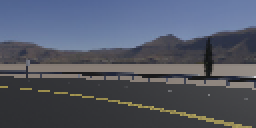
#> input picture validation_artifacts/01_raw_camera.png, 128 x 64 px (shown 2 times larger)
$ jupyter execute --allow-errors Actividad_2_1_Validacion_Pipeline.ipynb
#> lines starting #> are read from the running program, lines starting #| are printed output that depends on the picture; after the words box and inside, x2 and y2 are one past the last pixel; in counts of white or black regions, pixels touching at a corner belong together
# Actividad 2.1 – Validación del pipeline de detección de carriles

Este notebook valida con evidencia objetiva los seis pasos requeridos por la actividad:

| # | Requisito |
|---|---|
| 1 | Colocación del vehículo autónomo **sobre la línea amarilla central** de las carreteras del mundo |
| 2 | Obtención de la imagen a partir de la **cámara a bordo** |
| 3 | Conversión a **escala de grises** |
| 4 | Detección de bordes con el algoritmo de **Canny** |
| 5 | Definición y aplicación de una **región de interés** con `fillPoly` |
| 6 | Detección de líneas rectas con la **transformada de Hough** (`HoughLinesP`) |

La evidencia proviene de:
- **`city_2023b.wbt`**: mundo de Webots donde vive el vehículo (posición geométrica verificable).
- **`validation_artifacts/`**: imágenes exportadas por `symple_controller_act_2_1.py` durante una corrida real del simulador.
- **Cómputo en este notebook**: el pipeline completo se re-ejecuta célula a célula sobre la imagen capturada, de modo que cada etapa es inspeccionable de forma independiente.

---
## Celda 1 – Importaciones y rutas

[cell 1]
import re
import math
from pathlib import Path
import cv2
import numpy as np
import matplotlib.pyplot as plt
import matplotlib.patches as mpatches

# Rutas del proyecto
repo          = Path.cwd()
artifacts_dir = repo / 'validation_artifacts'
world_path    = repo / 'city_2023b.wbt'
raw_path      = artifacts_dir / '01_raw_camera.png'
metadata_path = artifacts_dir / 'artifact_metadata.md'
validation_md = repo / 'Actividad_2_1_Validacion_Latest.md'

print('Repositorio :', repo)
print('Mundo Webots:', world_path)
print('Artefactos  :', artifacts_dir)
print('Imagen cruda:', raw_path)
#> (the rest of this cell did not finish here and is left out)

---
## Celda 2 – Punto 1: Colocación del vehículo sobre la línea amarilla central

Se lee el mundo `city_2023b.wbt` y se verifica:
- Que existe un nodo `BmwX5` con `controller "<extern>"` (modo controlador externo activo).
- Que la posición declarada se encuentra **sobre la línea amarilla central** de la carretera `road(0)` (segmento curvo).

**Geometría del segmento curvo `road(0)`**
Tipo: `CurvedRoadSegment`, centro del círculo: `(-64.5, 4.5)`, radio de línea central: `40.5 m`, ancho: `21.5 m`.
La línea amarilla corre exactamente sobre la circunferencia de radio `40.5 m` centrada en ese punto.

#> (a cell that did not finish here is left out)

---
## Celda 3 – Punto 2: Obtención de la imagen desde la cámara a bordo

El archivo `validation_artifacts/01_raw_camera.png` fue exportado por el controlador en el **frame 0** de la corrida en Webots (`export_pipeline_artifacts`).
Se confirma que la imagen fue generada por la cámara (`camera`) del vehículo.

[cell 3]
# Carga la imagen capturada por la cámara a bordo
raw_bgr = cv2.imread(str(raw_path), cv2.IMREAD_COLOR)
#> raw_bgr is the input picture: shape (64, 128, 3); mean B, G, R 101.7, 88.2, 83.1
assert raw_bgr is not None, 'No se pudo leer la imagen cruda'

raw_rgb = cv2.cvtColor(raw_bgr, cv2.COLOR_BGR2RGB)
height, width = raw_bgr.shape[:2]
#> height = 64; width = 128
setpoint = width / 2.0   # centro horizontal = setpoint del PID
#> setpoint = 64

# Lee el metadato exportado por el controlador
if metadata_path.exists():
    print(metadata_path.read_text(encoding='utf-8'))
else:
    print(f'Resolución: {width}x{height}  |  Setpoint PID: {setpoint:.0f} px')
#| Resolución: 128x64  |  Setpoint PID: 64 px

print(f'Tipo de dato  : {raw_bgr.dtype}')
#| Tipo de dato  : uint8
print(f'Resolución    : {width} x {height} px')
#| Resolución    : 128 x 64 px
print(f'Setpoint PID  : {setpoint:.0f} px (centro horizontal)')
#| Setpoint PID  : 64 px (centro horizontal)

fig, ax = plt.subplots(figsize=(8, 4))
ax.imshow(raw_rgb)
ax.axvline(setpoint, color='cyan', linewidth=1.5, linestyle='--', label=f'Setpoint = {setpoint:.0f} px')
ax.set_title('Punto 2 – Imagen capturada por la cámara a bordo (frame 0)')
ax.legend(loc='lower right')
ax.axis('off')
plt.tight_layout()
plt.show()
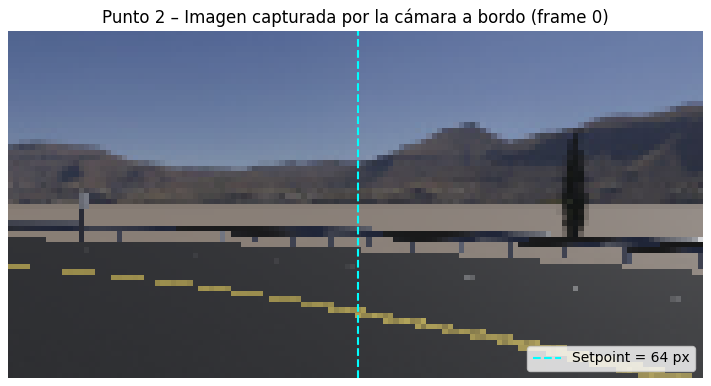
#> figure drawn by matplotlib, 1 panel

---
## Celda 4 – Parámetros del pipeline (iguales al controlador)

Se replican exactamente los mismos parámetros de `symple_controller_act_2_1.py` para garantizar que el notebook reproduce fielmente el comportamiento del controlador.

[cell 4]
# Parámetros Canny (idénticos al controlador)
CANNY_LOW   = 50
CANNY_HIGH  = 150

# Parámetros HoughLinesP (idénticos al controlador)
HOUGH_RHO          = 1
HOUGH_THETA        = np.pi / 180.0
HOUGH_THRESHOLD    = 12
HOUGH_MIN_LENGTH   = 12
HOUGH_MAX_GAP      = 18

# Filtro de líneas horizontales
MIN_ABS_SLOPE = 0.12
MIN_DELTA_Y   = 3

print('Parámetros del pipeline (copiados del controlador):')
print(f'  Canny        : low={CANNY_LOW}, high={CANNY_HIGH}')
print(f'  HoughLinesP  : rho={HOUGH_RHO}, theta=π/180, threshold={HOUGH_THRESHOLD},'
      f' minLen={HOUGH_MIN_LENGTH}, maxGap={HOUGH_MAX_GAP}')
print(f'  Filtro pendiente: abs(slope) >= {MIN_ABS_SLOPE}, abs(dy) >= {MIN_DELTA_Y}')

---
## Celda 5 – Punto 3: Conversión a escala de grises

[cell 5]
# Paso 1: conversión a escala de grises
gray = cv2.cvtColor(raw_bgr, cv2.COLOR_BGR2GRAY)
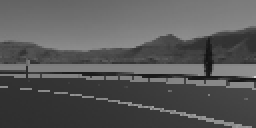
#> gray: shape (64, 128) (shown 2 times larger); min 18, max 215, mean 88.2

assert gray.ndim == 2, 'La imagen en gris debe tener 2 dimensiones'
assert gray.shape == (height, width)

fig, axes = plt.subplots(1, 2, figsize=(12, 3.5))
axes[0].imshow(raw_rgb)
axes[0].set_title('Original (BGR→RGB)')
axes[1].imshow(gray, cmap='gray')
axes[1].set_title('Punto 3 – Escala de grises (cv2.COLOR_BGR2GRAY)')
for ax in axes:
    ax.axis('off')
plt.suptitle('Conversión a escala de grises', fontsize=12)
plt.tight_layout()
plt.show()
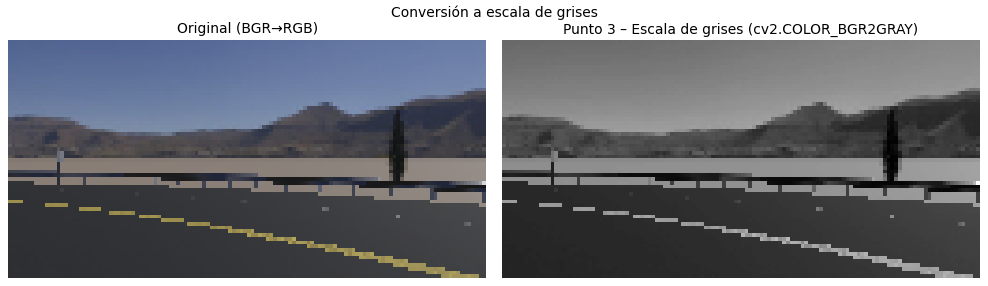
#> figure drawn by matplotlib, 2 panels

print(f'Shape original  : {raw_bgr.shape}  (3 canales BGR)')
#| Shape original  : (64, 128, 3)  (3 canales BGR)
print(f'Shape en gris   : {gray.shape}  (1 canal)')
#| Shape en gris   : (64, 128)  (1 canal)
print(f'Rango de valores: [{gray.min()}, {gray.max()}]')
#| Rango de valores: [18, 215]

---
## Celda 6 – Punto 4: Detección de bordes con Canny

[cell 6]
# Paso 2: detección de bordes con Canny
edges = cv2.Canny(gray, CANNY_LOW, CANNY_HIGH)
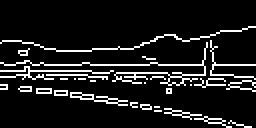
#> edges: shape (64, 128) (shown 2 times larger); 10.7% white in thin lines or dots, all inside (x1, y1, x2, y2) = (0, 13, 128, 64)

edge_count = int(np.count_nonzero(edges))
#> edge_count = 877
assert edge_count > 0, 'Canny no detectó ningún borde'

fig, axes = plt.subplots(1, 2, figsize=(12, 3.5))
axes[0].imshow(gray, cmap='gray')
axes[0].set_title('Escala de grises (entrada Canny)')
axes[1].imshow(edges, cmap='gray')
axes[1].set_title(f'Punto 4 – Bordes Canny (umbral: {CANNY_LOW}/{CANNY_HIGH})')
for ax in axes:
    ax.axis('off')
plt.suptitle(f'cv2.Canny  |  Píxeles borde detectados: {edge_count}', fontsize=12)
plt.tight_layout()
plt.show()

print(f'Píxeles activos (bordes): {edge_count}')
#| Píxeles activos (bordes): 877

---
## Celda 7 – Punto 5: Región de interés con `fillPoly`

El trapecio se diseña para incluir la mitad inferior de la imagen (donde se encuentra la señal de carretera útil) y excluir el horizonte y elementos superpuestos que generan ruido en Canny y Hough.

[cell 7]
# Paso 3: definición del polígono ROI trapezoidal
roi_polygon = np.array([
    [
        (int(0.18 * width), int(1.00 * height)),  # esquina inferior izquierda
        (int(0.40 * width), int(0.58 * height)),  # vértice superior izquierdo
        (int(0.60 * width), int(0.58 * height)),  # vértice superior derecho
        (int(0.82 * width), int(1.00 * height)),  # esquina inferior derecha
    ]
], dtype=np.int32)

# Paso 4: creación de la máscara con fillPoly
roi_mask = np.zeros_like(edges)
cv2.fillPoly(roi_mask, roi_polygon, 255)
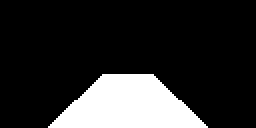
#> roi_mask: shape (64, 128) (shown 2 times larger); 17.5% white; 1 white region, box (x1, y1, x2, y2) and area: (24, 37, 104, 64) 1432

# Paso 5: aplicación de la máscara
roi_applied = cv2.bitwise_and(edges, roi_mask)
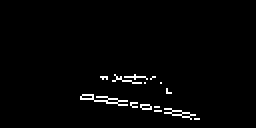
#> roi_applied: shape (64, 128) (shown 2 times larger); 1.9% white in thin lines or dots, all inside (x1, y1, x2, y2) = (40, 37, 100, 60)

roi_pixels = int(np.count_nonzero(roi_mask))
#> roi_pixels = 1432
active_in_roi = int(np.count_nonzero(roi_applied))
#> active_in_roi = 157
assert roi_pixels > 0, 'fillPoly generó una máscara vacía'

# Visualización del polígono sobre la imagen original
overlay = raw_rgb.copy()
cv2.polylines(overlay, roi_polygon, isClosed=True, color=(255, 0, 255), thickness=2)
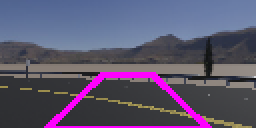
#> overlay: shape (64, 128, 3) (shown 2 times larger); mean R, G, B 92.1, 85.1, 110.7

fig, axes = plt.subplots(1, 3, figsize=(14, 3.5))
axes[0].imshow(overlay)
axes[0].set_title('Polígono ROI (magenta)')
axes[1].imshow(roi_mask, cmap='gray')
axes[1].set_title(f'Punto 5a – Máscara fillPoly ({roi_pixels} px activos)')
axes[2].imshow(roi_applied, cmap='gray')
axes[2].set_title(f'Punto 5b – Bordes tras ROI ({active_in_roi} px activos)')
for ax in axes:
    ax.axis('off')
pts = roi_polygon[0]
plt.suptitle(
    f'ROI: {pts[0]} → {pts[1]} → {pts[2]} → {pts[3]}',
    fontsize=10
)
plt.tight_layout()
plt.show()

print(f'Vértices ROI    : {roi_polygon[0].tolist()}')
#| Vértices ROI    : [[23, 64], [51, 37], [76, 37], [104, 64]]
print(f'Píxeles en máscara (fillPoly) : {roi_pixels}')
#| Píxeles en máscara (fillPoly) : 1432
print(f'Bordes dentro de la ROI       : {active_in_roi}')
#| Bordes dentro de la ROI       : 157

---
## Celda 8 – Punto 6: Detección de líneas con `HoughLinesP`

El error del controlador se obtiene como la **distancia mínima** entre el punto medio horizontal de cada línea útil y el setpoint (centro horizontal de la imagen).
Se excluyen líneas mayormente horizontales (`|Δy| < 3` o `|pendiente| < 0.12`) para no contaminar el PID con bordes de intersecciones o pasos peatonales.

[cell 8]
# Paso 6: detección con HoughLinesP
lines = cv2.HoughLinesP(
    roi_applied,
    rho=HOUGH_RHO,
    theta=HOUGH_THETA,
    threshold=HOUGH_THRESHOLD,
    minLineLength=HOUGH_MIN_LENGTH,
    maxLineGap=HOUGH_MAX_GAP,
)
#> lines = [[52, 48, 94, 56], [40, 49, 99, 59], [50, 38, 77, 38], [40, 48, 80, 55], [42, 47, 97, 57], [51, 39, 80, 41]]

hough_overlay = cv2.cvtColor(raw_bgr, cv2.COLOR_BGR2RGB).copy()
cv2.polylines(hough_overlay, roi_polygon, isClosed=True, color=(255, 0, 255), thickness=2)

detected_segments: list = []
usable_segments:   list = []
rejected_horiz = 0
candidate_errors: list = []

if lines is not None:
    for line in lines:
        x1, y1, x2, y2 = map(int, line[0])
        detected_segments.append((x1, y1, x2, y2))
        dx, dy = x2 - x1, y2 - y1
        slope = math.inf if dx == 0 else dy / float(dx)

        if abs(dy) < MIN_DELTA_Y or abs(slope) < MIN_ABS_SLOPE:
            rejected_horiz += 1
            cv2.line(hough_overlay, (x1, y1), (x2, y2), (255, 50, 50), 1)
            continue

        usable_segments.append((x1, y1, x2, y2))
        x_mid = (x1 + x2) / 2.0
        candidate_errors.append(x_mid - setpoint)
        cv2.line(hough_overlay, (x1, y1), (x2, y2), (50, 255, 50), 2)
        cv2.circle(hough_overlay, (int(x_mid), int((y1 + y2) / 2)), 4, (255, 255, 50), -1)
#> this loop made 6 passes
#> (x1, y1, x2, y2, dx, dy, slope, rejected_horiz) on passes 3, 6: (50, 38, 77, 38, 27, 0, 0, 1), (51, 39, 80, 41, 29, 2, 0.069, 2)
#> (x1, y1, x2, y2, dx, dy, slope, x_mid) on passes 1, 2, 4, 5: (52, 48, 94, 56, 42, 8, 0.19, 73), (40, 49, 99, 59, 59, 10, 0.169, 69.5), (40, 48, 80, 55, 40, 7, 0.175, 60), (42, 47, 97, 57, 55, 10, 0.182, 69.5)
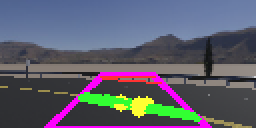
#> hough_overlay: shape (64, 128, 3) (shown 2 times larger); 5.15% of pixels changed, all inside (x1, y1, x2, y2) = (39, 38, 101, 61)
#> after the loop, candidate_errors = [9, 5.5, -4, 5.5]; detected_segments = [(52, 48, 94, 56), (40, 49, 99, 59), (50, 38, 77, 38), (40, 48, 80, 55), (42, 47, 97, 57), (51, 39, 80, 41)]; rejected_horiz = 2; usable_segments = [(52, 48, 94, 56), (40, 49, 99, 59), (40, 48, 80, 55), (42, 47, 97, 57)]

# Error mínimo respecto al setpoint
selected_error = min(candidate_errors, key=abs) if candidate_errors else None
#> selected_error = -4

# Dibuja setpoint y línea seleccionada
cv2.line(hough_overlay, (int(setpoint), height), (int(setpoint), int(height * 0.55)), (0, 200, 255), 2)
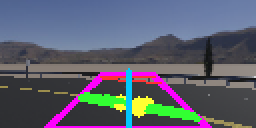
#> hough_overlay: shape (64, 128, 3) (shown 2 times larger); 1.07% of pixels changed, all inside (x1, y1, x2, y2) = (63, 34, 66, 64)

fig, ax = plt.subplots(figsize=(8, 4.5))
ax.imshow(hough_overlay)
ax.set_title(
    f'Punto 6 – HoughLinesP  |  '
    f'Total={len(detected_segments)}  Útiles={len(usable_segments)}  '
    f'Filtradas={rejected_horiz}  Error={selected_error:.2f} px' if selected_error is not None
    else f'Punto 6 – HoughLinesP  |  Total={len(detected_segments)}  Útiles={len(usable_segments)}'
)
# Leyenda
patches = [
    mpatches.Patch(color=(50/255,255/255,50/255), label='Línea útil (verde)'),
    mpatches.Patch(color=(255/255,50/255,50/255), label='Horizontal filtrada (rojo)'),
    mpatches.Patch(color=(0/255,200/255,255/255), label=f'Setpoint = {setpoint:.0f} px (cian)'),
]
ax.legend(handles=patches, loc='upper right', fontsize=8)
ax.axis('off')
plt.tight_layout()
plt.show()

print(f'Líneas detectadas por Hough  : {len(detected_segments)}')
#| Líneas detectadas por Hough  : 6
print(f'Líneas útiles (filtro pdte.) : {len(usable_segments)}')
#| Líneas útiles (filtro pdte.) : 4
print(f'Líneas horizontales filtradas: {rejected_horiz}')
#| Líneas horizontales filtradas: 2
print(f'Setpoint PID                 : {setpoint:.0f} px')
#| Setpoint PID                 : 64 px
print(f'Error mínimo seleccionado    : {selected_error:.2f} px'
      if selected_error is not None else 'Error: ninguna línea útil detectada')
#| Error mínimo seleccionado    : -4.00 px
print('\nLíneas útiles (x1,y1)→(x2,y2)  x_mid  error:')
for seg, err in zip(usable_segments, candidate_errors):
    x1,y1,x2,y2 = seg
    print(f'  ({x1:3d},{y1:3d})→({x2:3d},{y2:3d})  mid_x={((x1+x2)/2):5.1f}  error={err:+.1f} px')
#> this loop made 4 passes
#> (err, x1, y1, x2, y2) on passes 1 to 4: (9, 52, 48, 94, 56), (5.5, 40, 49, 99, 59), (-4, 40, 48, 80, 55), (5.5, 42, 47, 97, 57)
#|   ( 52, 48)→( 94, 56)  mid_x= 73.0  error=+9.0 px
#|   ( 40, 49)→( 99, 59)  mid_x= 69.5  error=+5.5 px
#|   ( 40, 48)→( 80, 55)  mid_x= 60.0  error=-4.0 px
#|   ( 42, 47)→( 97, 57)  mid_x= 69.5  error=+5.5 px

---
## Celda 9 – Panel completo del pipeline (6 etapas)

[cell 9]
fig, axes = plt.subplots(2, 3, figsize=(15, 7))
axes = axes.ravel()

axes[0].imshow(raw_rgb)
axes[0].set_title('1. Imagen cámara a bordo', fontweight='bold')

axes[1].imshow(gray, cmap='gray')
axes[1].set_title('2. Escala de grises', fontweight='bold')

axes[2].imshow(edges, cmap='gray')
axes[2].set_title(f'3. Bordes Canny ({CANNY_LOW}/{CANNY_HIGH})', fontweight='bold')

axes[3].imshow(roi_mask, cmap='gray')
axes[3].set_title('4. Máscara ROI (fillPoly)', fontweight='bold')

axes[4].imshow(roi_applied, cmap='gray')
axes[4].set_title('5. Bordes dentro de la ROI', fontweight='bold')

axes[5].imshow(hough_overlay)
axes[5].set_title(
    f'6. HoughLinesP – {len(usable_segments)} líneas útiles',
    fontweight='bold'
)

for ax in axes:
    ax.axis('off')

plt.suptitle(
    'Pipeline completo – Actividad 2.1  |  '
    f'Resolución cámara: {width}×{height} px  |  Setpoint: {setpoint:.0f} px',
    fontsize=13, fontweight='bold'
)
plt.tight_layout()
plt.show()

$ run again, with validation_artifacts/06_hough_lines.png copied over validation_artifacts/01_raw_camera.png
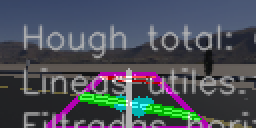
#> input picture validation_artifacts/06_hough_lines.png, 128 x 64 px (shown 2 times larger)
#> raw_bgr is the input picture: shape (64, 128, 3); mean B, G, R 89.3, 79.7, 75.6
#| Resolución: 128x64  |  Setpoint PID: 64 px
#| Tipo de dato  : uint8
#| Resolución    : 128 x 64 px
#| Setpoint PID  : 64 px (centro horizontal)
#| Shape original  : (64, 128, 3)  (3 canales BGR)
#| Shape en gris   : (64, 128)  (1 canal)
#| Rango de valores: [13, 255]
#> `edges = cv2.Canny(gray, CANNY_LOW, CANNY_HIGH)`:
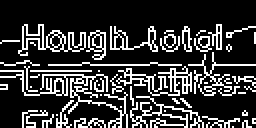
#> edges: shape (64, 128) (shown 2 times larger); 21.5% white in thin lines or dots, all inside (x1, y1, x2, y2) = (0, 12, 128, 64)
#> edge_count = 1760
#| Píxeles activos (bordes): 1760
#> roi_mask: shape (64, 128); 17.5% white; 1 white region, box (x1, y1, x2, y2) and area: (24, 37, 104, 64) 1432
#> roi_applied: shape (64, 128); 5.8% white in thin lines or dots, all inside (x1, y1, x2, y2) = (28, 37, 104, 64)
#> active_in_roi = 477
#> overlay: shape (64, 128, 3); mean R, G, B 79.5, 77.1, 93.6
#| Vértices ROI    : [[23, 64], [51, 37], [76, 37], [104, 64]]
#| Píxeles en máscara (fillPoly) : 1432
#| Bordes dentro de la ROI       : 477
#> lines = 17 rows, first 6: [28, 61, 100, 60], [30, 57, 72, 37], [45, 44, 76, 49], [39, 63, 101, 62], [39, 50, 91, 54], [28, 62, 101, 61]
#> the loop `for line in lines:` made 17 passes
#> (x1, y1, x2, y2, dx, dy, slope) on passes 1, 4, 5, 6, 7, 10, 13, 17: (28, 61, 100, 60, 72, -1, -0.0139), (39, 63, 101, 62, 62, -1, -0.0161), (39, 50, 91, 54, 52, 4, 0.0769), (28, 62, 101, 61, 73, -1, -0.0137), (37, 52, 99, 59, 62, 7, 0.113), (47, 42, 80, 41, 33, -1, -0.0303), (28, 60, 70, 58, 42, -2, -0.0476), (47, 41, 76, 38, 29, -3, -0.103)
#> after the loop `for line in lines:`: candidate_errors = [-13, -3.5, 2.5, 16.5, -5.5, 2, -5, 9.5, 5]; detected_segments = 17 items, first 6: (28, 61, 100, 60), (30, 57, 72, 37), (45, 44, 76, 49), (39, 63, 101, 62), (39, 50, 91, 54), (28, 62, 101, 61); rejected_horiz = 8; usable_segments = [(30, 57, 72, 37), (45, 44, 76, 49), (38, 51, 95, 58), (66, 37, 95, 55), (34, 56, 83, 46), (46, 47, 86, 53), (42, 50, 76, 40), (60, 57, 87, 62), (52, 38, 86, 47)]
#> selected_error = 2
#> `cv2.line(hough_overlay, (int(setpoint), height), (int(setpoint), int(h..`:
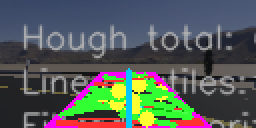
#> hough_overlay: shape (64, 128, 3) (shown 2 times larger); mean R, G, B 84.7, 92.1, 87.8
#| Líneas detectadas por Hough  : 17
#| Líneas útiles (filtro pdte.) : 9
#| Líneas horizontales filtradas: 8
#| Setpoint PID                 : 64 px
#| Error mínimo seleccionado    : 2.00 px
#> the loop `for seg, err in zip(usable_segments, candidate_errors):` made 9 passes
#> (err, x1, y1, x2, y2) on passes 1 to 8: (-13, 30, 57, 72, 37), (-3.5, 45, 44, 76, 49), (2.5, 38, 51, 95, 58), (16.5, 66, 37, 95, 55), (-5.5, 34, 56, 83, 46), (2, 46, 47, 86, 53), (-5, 42, 50, 76, 40), (9.5, 60, 57, 87, 62)
#> (printed output is left out)
